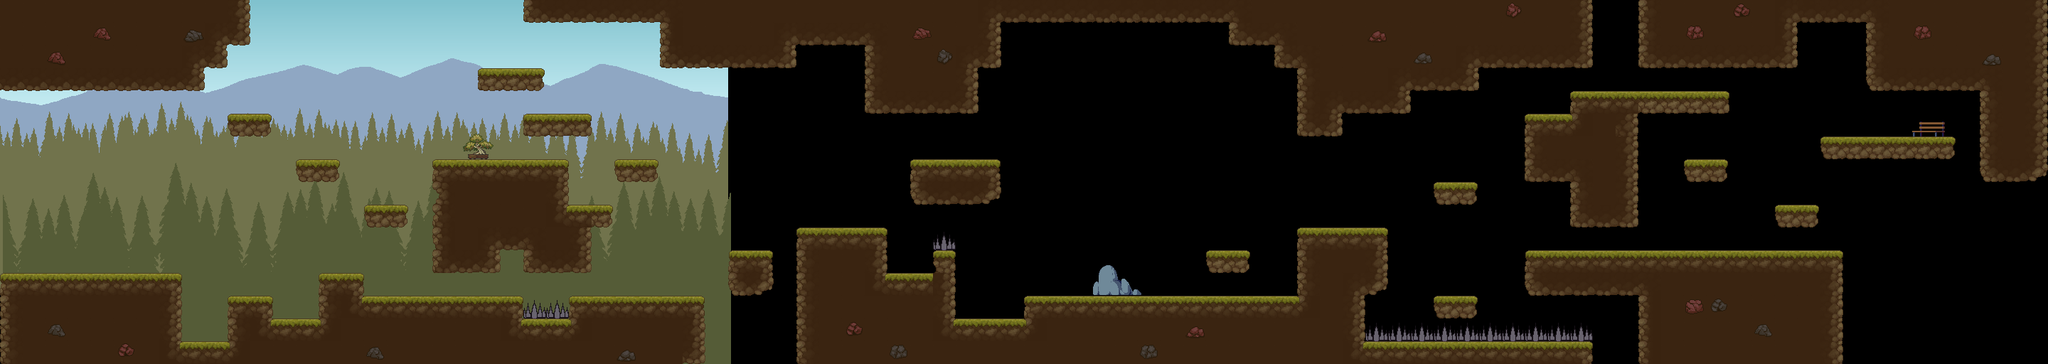

Tiled map render using the project's own tile images. Description and the map definition, with tile-layer contents summarised, below:
An orthogonal 90x16 tile map with 32x32 px tiles, 5 tile layers (Back, Decoration, Stone, Collision, ...), 1 hidden layer not drawn, 10 tilesets, 4 image layers and 8 objects (4x spike).

<map version="1.10" tiledversion="1.11.2" orientation="orthogonal" renderorder="right-down" width="90" height="16" tilewidth="32" tileheight="32" infinite="0" nextlayerid="14" nextobjectid="11">
 <editorsettings>
  <export target="map5.json" format="json" />
 </editorsettings>
 <tileset firstgid="1" source="Floor.tsx" />
 <tileset firstgid="163" name="Ground" tilewidth="32" tileheight="32" tilecount="256" columns="16">
  <image source="../assets/Ground.png" width="512" height="512" />
 </tileset>
 <tileset firstgid="419" name="Spike" tilewidth="32" tileheight="32" tilecount="1" columns="0">
  <grid orientation="orthogonal" width="1" height="1" />
  <tile id="0">
   <image source="../assets/Spike3.png" width="32" height="32" />
  </tile>
 </tileset>
 <tileset firstgid="420" name="SavePoint" tilewidth="20" tileheight="19" tilecount="2" columns="0">
  <grid orientation="orthogonal" width="1" height="1" />
  <tile id="0">
   <image source="../assets/spr_savepoint_0.png" width="11" height="10" />
   <animation>
    <frame tileid="0" duration="300" />
    <frame tileid="1" duration="300" />
   </animation>
  </tile>
  <tile id="1">
   <image source="../assets/spr_savepoint_1.png" width="20" height="19" />
  </tile>
 </tileset>
 <tileset firstgid="422" name="Stone" tilewidth="32" tileheight="32" tilecount="32" columns="4">
  <image source="../assets/128x256.png" width="128" height="256" />
  <tile id="0" probability="0.1" />
  <tile id="1" probability="0.1" />
  <tile id="2" probability="0.1" />
  <tile id="3" probability="0.1" />
  <tile id="4" probability="0.1" />
  <tile id="5" probability="0.1" />
  <tile id="6" probability="0.1" />
  <tile id="7" probability="0.1" />
  <tile id="8" probability="0.1" />
  <tile id="9" probability="0.1" />
  <tile id="10" probability="0.1" />
  <tile id="11" probability="0.1" />
  <tile id="12" probability="0.1" />
  <tile id="13" probability="0.1" />
  <tile id="14" probability="0.1" />
  <tile id="15" probability="0.1" />
  <tile id="16" probability="0.1" />
  <tile id="17" probability="0.1" />
  <tile id="18" probability="0.1" />
  <tile id="19" probability="0.1" />
  <tile id="20" probability="0.1" />
  <tile id="21" probability="0.1" />
  <tile id="22" probability="0.1" />
  <tile id="23" probability="0.1" />
  <tile id="24" probability="0.1" />
  <tile id="25" probability="0.1" />
  <tile id="26" probability="0.1" />
  <tile id="27" probability="0.1" />
  <tile id="28" probability="0.1" />
  <tile id="29" probability="0.1" />
  <tile id="30" probability="0.1" />
  <tile id="31" probability="0.1" />
 </tileset>
 <tileset firstgid="454" name="Decoration" tilewidth="256" tileheight="208" tilecount="41" columns="0">
  <grid orientation="orthogonal" width="1" height="1" />
  <tile id="0">
   <image source="../assets/ridge (6).png" width="81" height="29" />
  </tile>
  <tile id="1">
   <image source="../assets/Birch2.png" width="80" height="112" />
  </tile>
  <tile id="2">
   <image source="../assets/Birch1.png" width="80" height="112" />
  </tile>
  <tile id="3">
   <image source="../assets/Tree1.png" width="256" height="208" />
  </tile>
  <tile id="4">
   <image source="../assets/Tree3.png" width="256" height="208" />
  </tile>
  <tile id="5">
   <image source="../assets/Bonsai.png" width="64" height="64" />
  </tile>
  <tile id="6">
   <image source="../assets/bench (3).png" width="48" height="10" />
  </tile>
  <tile id="7">
   <image source="../assets/bench (4).png" width="45" height="22" />
  </tile>
  <tile id="8">
   <image source="../assets/bench (1).png" width="48" height="22" />
  </tile>
  <tile id="9">
   <image source="../assets/bench (2).png" width="45" height="10" />
  </tile>
  <tile id="10">
   <image source="../assets/fence (2).png" width="35" height="64" />
  </tile>
  <tile id="11">
   <image source="../assets/fence (3).png" width="48" height="64" />
  </tile>
  <tile id="12">
   <image source="../assets/fence (1).png" width="48" height="64" />
  </tile>
  <tile id="13">
   <image source="../assets/fountain (1).png" width="72" height="72" />
  </tile>
  <tile id="14">
   <image source="../assets/fountain (2).png" width="72" height="72" />
  </tile>
  <tile id="15">
   <image source="../assets/stone (10).png" width="70" height="44" />
  </tile>
  <tile id="16">
   <image source="../assets/stone (11).png" width="10" height="7" />
  </tile>
  <tile id="17">
   <image source="../assets/stone (6).png" width="22" height="14" />
  </tile>
  <tile id="18">
   <image source="../assets/stone (7).png" width="27" height="16" />
  </tile>
  <tile id="19">
   <image source="../assets/stone (8).png" width="39" height="17" />
  </tile>
  <tile id="20">
   <image source="../assets/stone (9).png" width="46" height="22" />
  </tile>
  <tile id="21">
   <image source="../assets/bushes (14).png" width="32" height="33" />
  </tile>
  <tile id="22">
   <image source="../assets/bushes (15).png" width="32" height="33" />
  </tile>
  <tile id="23">
   <image source="../assets/bushes (16).png" width="32" height="25" />
  </tile>
  <tile id="24">
   <image source="../assets/bushes (17).png" width="32" height="25" />
  </tile>
  <tile id="25">
   <image source="../assets/bushes (18).png" width="32" height="25" />
  </tile>
  <tile id="26">
   <image source="../assets/bushes (19).png" width="32" height="25" />
  </tile>
  <tile id="27">
   <image source="../assets/bushes (20).png" width="32" height="16" />
  </tile>
  <tile id="28">
   <image source="../assets/bushes (1).png" width="32" height="16" />
  </tile>
  <tile id="29">
   <image source="../assets/bushes (2).png" width="32" height="16" />
  </tile>
  <tile id="30">
   <image source="../assets/bushes (3).png" width="32" height="16" />
  </tile>
  <tile id="31">
   <image source="../assets/bushes (4).png" width="40" height="17" />
  </tile>
  <tile id="32">
   <image source="../assets/bushes (5).png" width="40" height="16" />
  </tile>
  <tile id="33">
   <image source="../assets/bushes (6).png" width="38" height="13" />
  </tile>
  <tile id="34">
   <image source="../assets/bushes (7).png" width="22" height="10" />
  </tile>
  <tile id="35">
   <image source="../assets/bushes (8).png" width="50" height="25" />
  </tile>
  <tile id="36">
   <image source="../assets/bushes (9).png" width="41" height="24" />
  </tile>
  <tile id="37">
   <image source="../assets/bushes (10).png" width="43" height="22" />
  </tile>
  <tile id="38">
   <image source="../assets/bushes (11).png" width="30" height="19" />
  </tile>
  <tile id="39">
   <image source="../assets/bushes (12).png" width="32" height="33" />
  </tile>
  <tile id="40">
   <image source="../assets/bushes (13).png" width="32" height="33" />
  </tile>
 </tileset>
 <tileset firstgid="495" name="Grid" tilewidth="32" tileheight="32" tilecount="1" columns="0">
  <grid orientation="orthogonal" width="1" height="1" />
  <tile id="0">
   <image source="../assets/grid.png" width="32" height="32" />
  </tile>
 </tileset>
 <tileset firstgid="496" name="Ground" tilewidth="32" tileheight="32" tilecount="256" columns="16">
  <image source="../assets/Ground.png" width="512" height="512" />
 </tileset>
 <tileset firstgid="752" name="Ground" tilewidth="32" tileheight="32" tilecount="256" columns="16">
  <image source="../assets/Ground.png" width="512" height="512" />
 </tileset>
 <tileset firstgid="1008" name="SavePoint" tilewidth="20" tileheight="19" tilecount="2" columns="0">
  <grid orientation="orthogonal" width="1" height="1" />
  <tile id="0">
   <image source="../assets/spr_savepoint_0.png" width="11" height="10" />
   <animation>
    <frame tileid="0" duration="300" />
    <frame tileid="1" duration="300" />
   </animation>
  </tile>
  <tile id="1">
   <image source="../assets/spr_savepoint_1.png" width="20" height="19" />
  </tile>
 </tileset>
 <imagelayer id="2" name="background1" repeatx="1">
  <image source="../assets/GandalfHardcore  (4).png" width="1024" height="346" />
 </imagelayer>
 <imagelayer id="3" name="background2" parallaxx="0.5" repeatx="1">
  <image source="../assets/GandalfHardcore  (3).png" width="1024" height="346" />
 </imagelayer>
 <imagelayer id="4" name="background3" offsetx="0" offsety="64" parallaxx="0.7" repeatx="1">
  <image source="../assets/GandalfHardcore  (2).png" width="1024" height="346" />
 </imagelayer>
 <imagelayer id="5" name="background4" offsetx="4.5" offsety="166" parallaxx="0.8" repeatx="1">
  <image source="../assets/GandalfHardcore  (1).png" width="1024" height="346" />
 </imagelayer>
 <layer id="8" name="Back" width="90" height="16">
  <data>[1440 cells, 270 non-empty, 3 distinct tile ids]</data>
 </layer>
 <layer id="11" name="Decoration" width="90" height="16" opacity="0.8">
  <data>[1440 cells, 3 non-empty, 3 distinct tile ids]</data>
 </layer>
 <layer id="12" name="Stone" width="90" height="16" opacity="0.4">
  <data>[1440 cells, 23 non-empty, 16 distinct tile ids]</data>
 </layer>
 <layer id="1" name="Collision" width="90" height="16">
  <data>[1440 cells, 335 non-empty, 42 distinct tile ids]</data>
 </layer>
 <objectgroup id="9" name="hazards">
  <object id="1" type="spike" x="739.5" y="445.75">
   <polygon points="0,0 26,0 25.75,-9 19.75,-15.75 4.5,-16 0,-11" />
  </object>
  <object id="2" type="spike" x="771.25" y="445.25">
   <polygon points="0,0 25.5,0.25 25.75,-8.25 19.5,-15.5 3.75,-15 -1.75,-10" />
  </object>
  <object id="3" type="spike" x="1315.33" y="351">
   <polygon points="0,0 26,0.666667 26.3333,-9.33333 21,-14.6667 4.33333,-14.3333 -0.666667,-10.6667" />
  </object>
  <object id="4" type="spike" x="1922.67" y="478.333">
   <polygon points="0,0 314.333,0.666667 314.333,-11 308.333,-16.3333 6,-16.3333 0.333333,-10.3333" />
  </object>
 </objectgroup>
 <layer id="7" name="spikes" width="90" height="16">
  <data>[1440 cells, 13 non-empty, 1 distinct tile ids]</data>
 </layer>
 <layer id="13" name="Grid" width="90" height="16" visible="0" opacity="0.2">
  <data>[1440 cells, 1440 non-empty, 1 distinct tile ids]</data>
 </layer>
 <objectgroup id="10" name="SavePoint">
  <object id="6" gid="420" x="84.1667" y="375.666" width="20" height="19" />
  <object id="7" gid="420" x="1164.33" y="310" width="20" height="19" />
  <object id="9" gid="1008" x="11" y="153.667" width="20" height="19" />
  <object id="10" gid="1008" x="1869.67" y="310.667" width="20" height="19" />
 </objectgroup>
</map>
